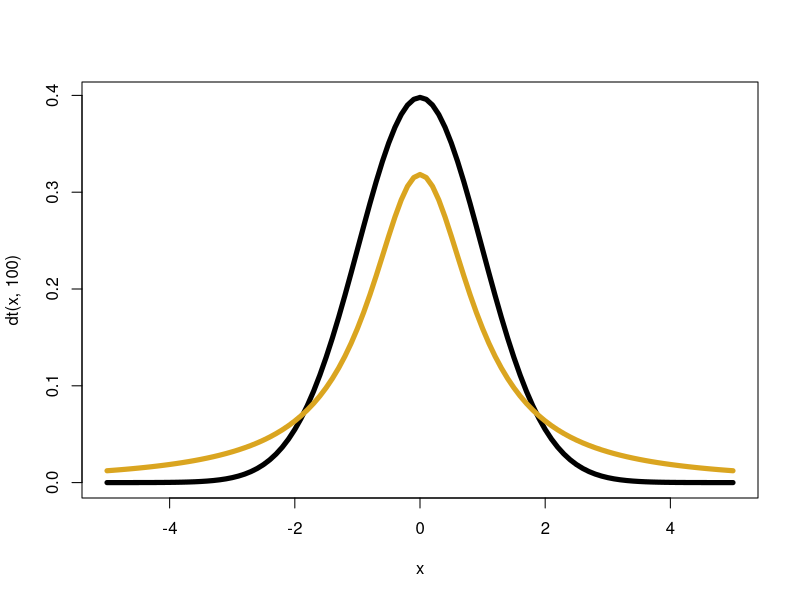
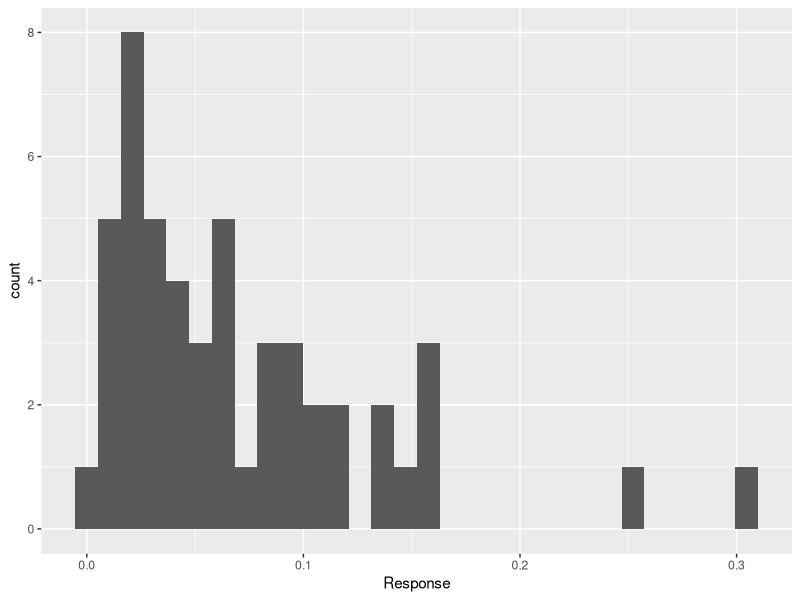
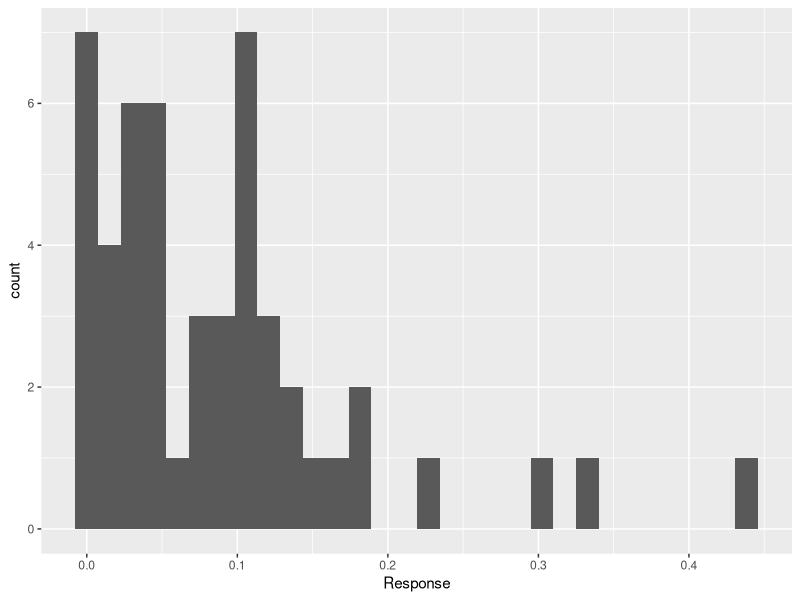

Generate these figures, in order, with R:
#T test Day 2

#Single Sample t test

BarleyData<-c(3,5,4,7,5,6,8,9,6,4,5,2,5,6,9,6,4,5,7)

meanBD<-mean(BarleyData)

sdBD<-sd(BarleyData)

SEBD<-sdBD/sqrt(length(BarleyData))

ExpectedMU<-6.2

t_scoreBD<- (meanBD-ExpectedMU)/SEBD

t.test(BarleyData,mu = 6.2)


#Paired t test

Control <- c(3.5, 3.9, 3.2, 3.1, 1.5, 3.2, 3.5, 3.8, 4.6, 1.1, 2.9, 1.9)
Treatment <- c(5.4, 5.5, 2.7, 4.4, 1.7, 4.2, 5.6, 5.1, 5.3, 4.5, 5.6, 1.6)

cbind(Control,Treatment)
delta<-Control-Treatment
cbind(Control,Treatment,delta)

DeltaMean<-mean(delta)

t.test(delta,mu = 0)
#or
t.test(Control,Treatment,paired = TRUE)
#It is the same thing!


#Two sample t test

Group1<-c(16, 19, 13, 15, 15, 17, 11, 17, 13, 15, 15, 15, 11, 15,  8, 16, 20, 10, 16, 10)
Group2<-c(19, 18, 18, 15, 17, 16, 18, 19, 20, 15, 14, 19, 13, 20, 21, 19, 12, 16, 16, 15)

t.test(Group1,Group2)
t.test(Group1,Group2,var.equal = TRUE)
curve(dt(x,100),xlim=c(-5,5),lwd=5)
curve(dt(x,1),xlim=c(-5,5),col="goldenrod",lwd=5,add=TRUE)


#Let's run a real example!
LectData<- read.csv("Week6Lect.csv")

library(tidyverse)

Control<-LectData|>filter(Group=="control")
Treatment <-LectData|>filter(Group=="treatment")


#What do we do next?




Control|>ggplot(mapping=aes(x=Response))+
  geom_histogram()
Treatment|>ggplot(mapping=aes(x=Response))+
  geom_histogram()


ks.test(Control$Response,pnorm,mean(Control$Response),sd(Control$Response))
ks.test(Treatment$Response,pnorm,mean(Treatment$Response),sd(Treatment$Response))

t.test(Treatment$Response,Control$Response)

